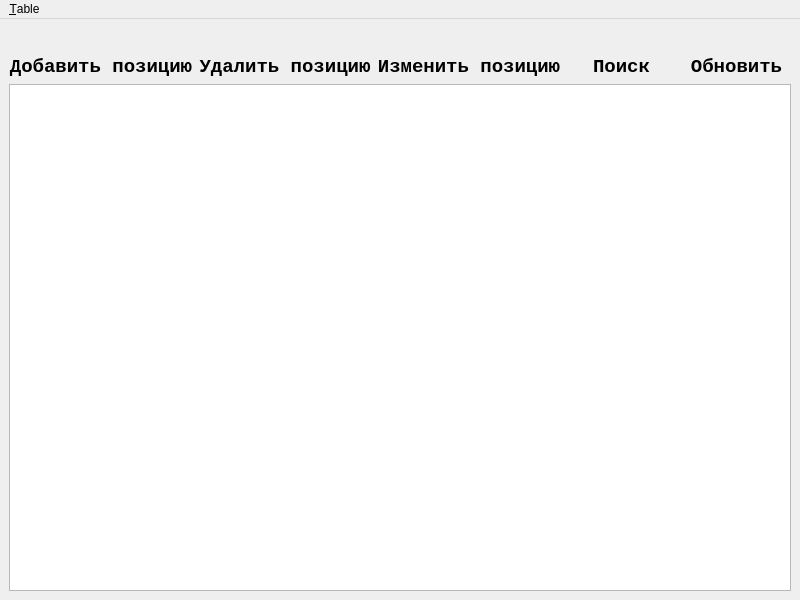
<?xml version="1.0" encoding="UTF-8"?>
<ui version="4.0">
 <class>MainWindow</class>
 <widget class="QMainWindow" name="MainWindow">
  <property name="geometry">
   <rect>
    <x>0</x>
    <y>0</y>
    <width>800</width>
    <height>600</height>
   </rect>
  </property>
  <property name="sizePolicy">
   <sizepolicy hsizetype="Fixed" vsizetype="Fixed">
    <horstretch>0</horstretch>
    <verstretch>0</verstretch>
   </sizepolicy>
  </property>
  <property name="minimumSize">
   <size>
    <width>0</width>
    <height>0</height>
   </size>
  </property>
  <property name="windowTitle">
   <string>Книга учета доходов и расходов</string>
  </property>
  <property name="windowIcon">
   <iconset>
    <normaloff>../img/pala.ico</normaloff>../img/pala.ico</iconset>
  </property>
  <widget class="QWidget" name="centralwidget">
   <layout class="QGridLayout" name="gridLayout_3">
    <item row="1" column="1">
     <widget class="QLabel" name="labelDelete">
      <property name="font">
       <font>
        <family>Consolas</family>
        <pointsize>14</pointsize>
        <weight>75</weight>
        <bold>true</bold>
       </font>
      </property>
      <property name="text">
       <string>Удалить позицию</string>
      </property>
      <property name="alignment">
       <set>Qt::AlignCenter</set>
      </property>
     </widget>
    </item>
    <item row="1" column="3">
     <widget class="QLabel" name="labelSearch">
      <property name="font">
       <font>
        <family>Consolas</family>
        <pointsize>14</pointsize>
        <weight>75</weight>
        <bold>true</bold>
       </font>
      </property>
      <property name="text">
       <string>Поиск</string>
      </property>
      <property name="alignment">
       <set>Qt::AlignCenter</set>
      </property>
     </widget>
    </item>
    <item row="0" column="3">
     <widget class="QPushButton" name="buttonSearch">
      <property name="layoutDirection">
       <enum>Qt::LeftToRight</enum>
      </property>
      <property name="text">
       <string/>
      </property>
      <property name="icon">
       <iconset>
        <normaloff>../img/search.ico</normaloff>../img/search.ico</iconset>
      </property>
      <property name="iconSize">
       <size>
        <width>64</width>
        <height>64</height>
       </size>
      </property>
      <property name="flat">
       <bool>true</bool>
      </property>
     </widget>
    </item>
    <item row="0" column="2">
     <widget class="QPushButton" name="buttonChange">
      <property name="layoutDirection">
       <enum>Qt::LeftToRight</enum>
      </property>
      <property name="text">
       <string/>
      </property>
      <property name="icon">
       <iconset>
        <normaloff>../img/edit.ico</normaloff>../img/edit.ico</iconset>
      </property>
      <property name="iconSize">
       <size>
        <width>64</width>
        <height>64</height>
       </size>
      </property>
      <property name="flat">
       <bool>true</bool>
      </property>
     </widget>
    </item>
    <item row="0" column="4">
     <widget class="QPushButton" name="buttonRefresh">
      <property name="layoutDirection">
       <enum>Qt::LeftToRight</enum>
      </property>
      <property name="text">
       <string/>
      </property>
      <property name="icon">
       <iconset>
        <normaloff>../img/refresh.ico</normaloff>../img/refresh.ico</iconset>
      </property>
      <property name="iconSize">
       <size>
        <width>64</width>
        <height>64</height>
       </size>
      </property>
      <property name="flat">
       <bool>true</bool>
      </property>
     </widget>
    </item>
    <item row="1" column="0">
     <widget class="QLabel" name="labelAdd">
      <property name="font">
       <font>
        <family>Consolas</family>
        <pointsize>14</pointsize>
        <weight>75</weight>
        <italic>false</italic>
        <bold>true</bold>
        <underline>false</underline>
        <strikeout>false</strikeout>
        <kerning>true</kerning>
       </font>
      </property>
      <property name="text">
       <string>Добавить позицию</string>
      </property>
      <property name="alignment">
       <set>Qt::AlignCenter</set>
      </property>
     </widget>
    </item>
    <item row="0" column="0">
     <widget class="QPushButton" name="buttonAdd">
      <property name="layoutDirection">
       <enum>Qt::LeftToRight</enum>
      </property>
      <property name="text">
       <string/>
      </property>
      <property name="icon">
       <iconset>
        <normaloff>../img/plus.ico</normaloff>../img/plus.ico</iconset>
      </property>
      <property name="iconSize">
       <size>
        <width>64</width>
        <height>64</height>
       </size>
      </property>
      <property name="flat">
       <bool>true</bool>
      </property>
     </widget>
    </item>
    <item row="1" column="2">
     <widget class="QLabel" name="labelChange">
      <property name="font">
       <font>
        <family>Consolas</family>
        <pointsize>14</pointsize>
        <weight>75</weight>
        <bold>true</bold>
       </font>
      </property>
      <property name="text">
       <string>Изменить позицию</string>
      </property>
      <property name="alignment">
       <set>Qt::AlignCenter</set>
      </property>
     </widget>
    </item>
    <item row="0" column="1">
     <widget class="QPushButton" name="buttonDelete">
      <property name="layoutDirection">
       <enum>Qt::LeftToRight</enum>
      </property>
      <property name="text">
       <string/>
      </property>
      <property name="icon">
       <iconset>
        <normaloff>../img/delete.ico</normaloff>../img/delete.ico</iconset>
      </property>
      <property name="iconSize">
       <size>
        <width>64</width>
        <height>64</height>
       </size>
      </property>
      <property name="flat">
       <bool>true</bool>
      </property>
     </widget>
    </item>
    <item row="1" column="4">
     <widget class="QLabel" name="labelRefresh">
      <property name="font">
       <font>
        <family>Consolas</family>
        <pointsize>14</pointsize>
        <weight>75</weight>
        <bold>true</bold>
       </font>
      </property>
      <property name="layoutDirection">
       <enum>Qt::LeftToRight</enum>
      </property>
      <property name="text">
       <string>Обновить</string>
      </property>
      <property name="alignment">
       <set>Qt::AlignCenter</set>
      </property>
     </widget>
    </item>
    <item row="2" column="0" colspan="5">
     <widget class="QTableView" name="tableView">
      <property name="font">
       <font>
        <family>Courier</family>
        <pointsize>12</pointsize>
       </font>
      </property>
      <attribute name="horizontalHeaderStretchLastSection">
       <bool>true</bool>
      </attribute>
      <attribute name="verticalHeaderVisible">
       <bool>false</bool>
      </attribute>
     </widget>
    </item>
   </layout>
  </widget>
  <widget class="QMenuBar" name="menuBar">
   <property name="geometry">
    <rect>
     <x>0</x>
     <y>0</y>
     <width>800</width>
     <height>21</height>
    </rect>
   </property>
   <widget class="QMenu" name="menuFile">
    <property name="tearOffEnabled">
     <bool>false</bool>
    </property>
    <property name="title">
     <string>&amp;Table</string>
    </property>
    <addaction name="actionNew"/>
    <addaction name="actionOpen"/>
   </widget>
   <addaction name="menuFile"/>
  </widget>
  <action name="actionSave">
   <property name="text">
    <string>Save</string>
   </property>
   <property name="shortcut">
    <string>Ctrl+S</string>
   </property>
  </action>
  <action name="actionOpen">
   <property name="icon">
    <iconset>
     <normaloff>../img/select teable.png</normaloff>../img/select teable.png</iconset>
   </property>
   <property name="text">
    <string>&amp;Select table...</string>
   </property>
   <property name="toolTip">
    <string>Выбирает таблицу по введённому имени</string>
   </property>
   <property name="shortcut">
    <string>Ctrl+O</string>
   </property>
  </action>
  <action name="actionNew">
   <property name="icon">
    <iconset>
     <normaloff>../img/new-table.png</normaloff>../img/new-table.png</iconset>
   </property>
   <property name="text">
    <string>&amp;New table...</string>
   </property>
   <property name="iconText">
    <string>New table</string>
   </property>
   <property name="toolTip">
    <string>Создает новую таблицу</string>
   </property>
   <property name="font">
    <font/>
   </property>
   <property name="shortcut">
    <string>Ctrl+N</string>
   </property>
   <property name="shortcutVisibleInContextMenu">
    <bool>true</bool>
   </property>
  </action>
 </widget>
 <resources/>
 <connections/>
</ui>
